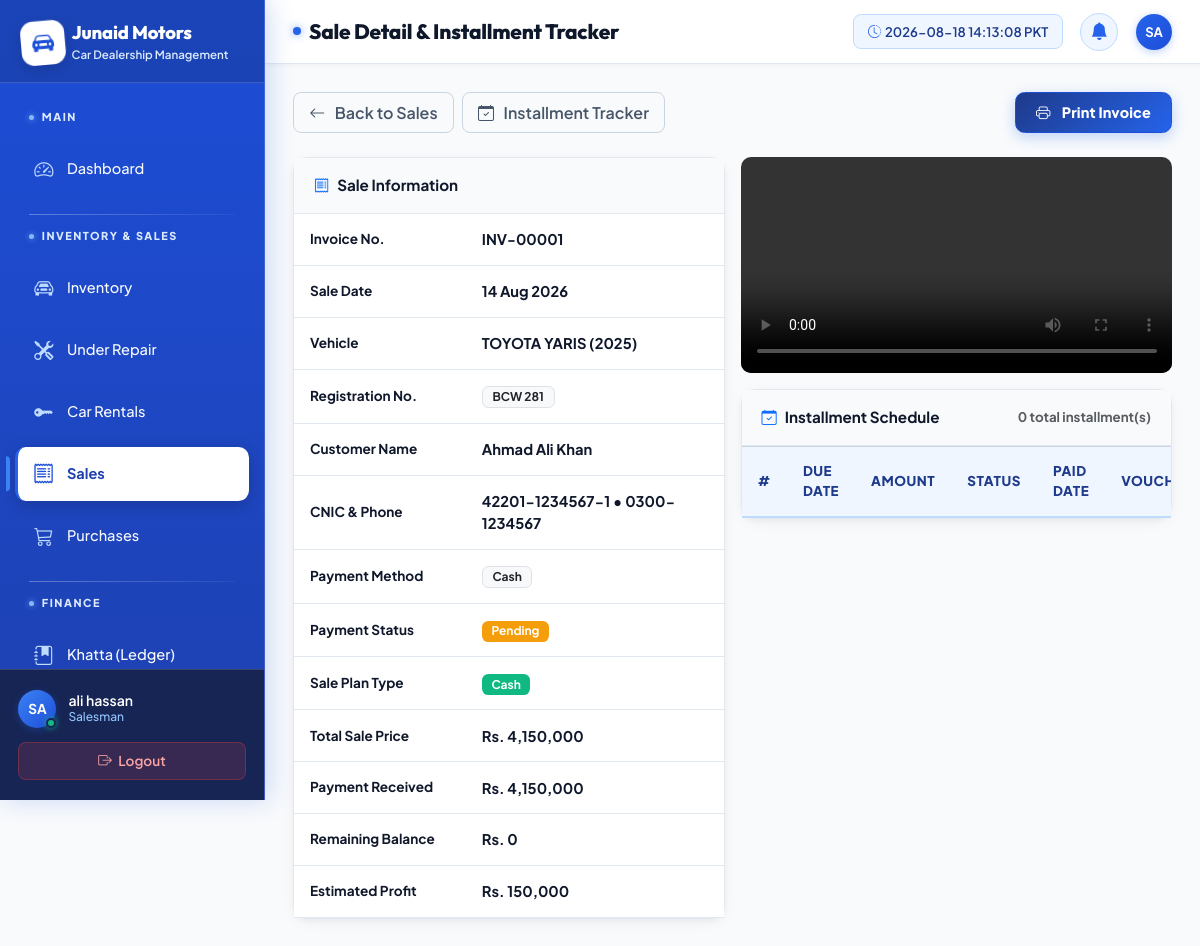
/sales/7/ (signed in), run on the app's committed database.
### apps/staff/models.py (models this page shows, shortened)
class StaffProfile(models.Model):
    ROLE_CHOICES = [
        ('admin', 'Admin'),
        ('manager', 'Manager'),
        ('salesman', 'Salesman'),
        ('accountant', 'Accountant'),
    ]
    user = models.OneToOneField(User, on_delete=models.CASCADE)
    role = models.CharField(max_length=20, choices=ROLE_CHOICES)
    phone = models.CharField(max_length=20)
    is_active = models.BooleanField(default=True)

### apps/sales/models.py (models this page shows, shortened)
class Sale(models.Model):
    PAYMENT_CHOICES = [
        ('cash', 'Cash'),
        ('installment', 'Installment'),
    ]
    PAYMENT_METHOD_CHOICES = [
        ('cash', 'Cash'),
        ('bank_transfer', 'Bank Transfer'),
        ('cheque', 'Cheque'),
    ]
    PAYMENT_STATUS_CHOICES = [
        ('paid', 'Paid'),
        ('partially_paid', 'Partially Paid'),
        ('pending', 'Pending'),
    ]
    invoice_no = models.CharField(max_length=20, unique=True, blank=True)
    car = models.ForeignKey('inventory.Car', on_delete=models.PROTECT)
    customer = models.ForeignKey('customers.Customer', on_delete=models.PROTECT)
    sale_date = models.DateField(default=django.utils.timezone.now, verbose_name="Sale Date")
    payment_type = models.CharField(max_length=20, choices=PAYMENT_CHOICES, default='cash', verbose_name="Sale Type")
    payment_method = models.CharField(max_length=20, choices=PAYMENT_METHOD_CHOICES, default='cash', verbose_name="Payment Method")
    payment_status = models.CharField(max_length=20, choices=PAYMENT_STATUS_CHOICES, default='pending', verbose_name="Payment Status")
    video = models.FileField(upload_to='sale_videos/', blank=True, null=True)
    total_amount = models.DecimalField(max_digits=12, decimal_places=2, verbose_name="Total Sale Price")
    payment_received = models.DecimalField(max_digits=12, decimal_places=2, default=0, verbose_name="Payment Received")
    down_payment = models.DecimalField(max_digits=12, decimal_places=2, default=0, verbose_name="Down Payment")
    monthly_installment = models.DecimalField(max_digits=10, decimal_places=2, default=0, verbose_name="Installment Amount")
    installment_months = models.IntegerField(default=0, verbose_name="Total Installments")
    profit = models.DecimalField(max_digits=12, decimal_places=2, default=0)
    @property
    def paid_installments_amount(self):
        if not self.pk:
            return 0
        from django.db.models import Sum
        val = self.installment_set.filter(status='paid').aggregate(Sum('amount'))['amount__sum']
        return val or 0
    @property
    def total_paid_amount(self):
        calc_paid = (self.down_payment or 0) + self.paid_installments_amount
        if self.payment_type == 'cash':
            return self.payment_received if self.payment_received > 0 else self.total_amount
        return max(self.payment_received or 0, calc_paid)
    @property
    def remaining_balance(self):
        rem = self.total_amount - self.total_paid_amount
        return rem if rem > 0 else 0

### apps/inventory/models.py (models this page shows, shortened)
class Car(models.Model):
    STATUS_CHOICES = [
        ('available', 'Available'),
        ('reserved', 'Reserved'),
        ('sold', 'Sold'),
        ('under_repair', 'Under Repair'),
    ]
    name = models.CharField(max_length=200)
    model_year = models.IntegerField()
    color = models.CharField(max_length=100)
    registration_no = models.CharField(max_length=50, unique=True)
    purchase_price = models.DecimalField(max_digits=12, decimal_places=2)
    selling_price = models.DecimalField(max_digits=12, decimal_places=2)
    status = models.CharField(max_length=20, choices=STATUS_CHOICES, default='available')
    image = models.ImageField(upload_to='cars/', blank=True, null=True)
    video = models.FileField(upload_to='car_videos/', blank=True, null=True)
    entry_date = models.DateField(auto_now_add=True)
    notes = models.TextField(blank=True)

### apps/customers/models.py (models this page shows, shortened)
class Customer(models.Model):
    name = models.CharField(max_length=200)
    cnic = models.CharField(max_length=15, unique=True)
    phone = models.CharField(max_length=20)
    address = models.TextField()
    city = models.CharField(max_length=100)
    created_at = models.DateTimeField(auto_now_add=True)

### apps/sales/views.py (the view)
# urls.py: path('<int:pk>/', views.sale_detail, name='sale_detail'),
@login_required
def sale_detail(request, pk):
    sale = get_object_or_404(Sale, pk=pk)
    installments = Installment.objects.filter(sale=sale).order_by('installment_no')
    return render(request, 'sales/detail.html', {'sale': sale, 'installments': installments})

### apps/dashboard/context_processors.py (called while the page is built)
def overdue_count(request):
    if request.user.is_authenticated:
        today = timezone.now().date()
        count = Installment.objects.filter(
            Q(status='overdue') | Q(status='pending', due_date__lt=today)
        ).count()
        return {'overdue_count': count}
    return {'overdue_count': 0}

### templates/sales/detail.html (shortened to what this page needs)
{% extends 'base.html' %}
{% load humanize %}
{% block page_title %}Sale Detail & Installment Tracker{% endblock %}
{% block content %}
<div class="d-flex align-items-center justify-content-between mb-4 flex-wrap gap-2">
  <div class="d-flex gap-2">
    <a href="{% url 'sales_list' %}" class="btn-ghost"><i class="bi bi-arrow-left me-1"></i>Back to Sales</a>
    <a href="{% url 'installment_list' %}" class="btn-ghost"><i class="bi bi-calendar-check me-1"></i>Installment Tracker</a>
  </div>
  <a href="{% url 'sale_invoice' sale.pk %}" class="btn-amber"><i class="bi bi-printer me-1"></i>Print Invoice</a>
</div>
<div class="row g-3">
  <div class="col-lg-6">
    <div class="card h-100">
      <div class="card-header"><i class="bi bi-receipt me-2 text-primary"></i>Sale Information</div>
      <div class="card-body p-0">
        <table class="table mb-0">
          <tbody>
            <tr><td style="color:var(--text-muted);font-size:0.85rem;width:40%;">Invoice No.</td><td class="fw-bold text-primary">{{ sale.invoice_no }}</td></tr>
            <tr><td style="color:var(--text-muted);font-size:0.85rem;">Sale Date</td><td>{{ sale.sale_date|date:"d M Y" }}</td></tr>
            <tr><td style="color:var(--text-muted);font-size:0.85rem;">Vehicle</td><td class="fw-bold">{{ sale.car.name }} ({{ sale.car.model_year }})</td></tr>
            <tr><td style="color:var(--text-muted);font-size:0.85rem;">Registration No.</td><td><span class="badge bg-light text-dark border">{{ sale.car.registration_no }}</span></td></tr>
            <tr><td style="color:var(--text-muted);font-size:0.85rem;">Customer Name</td><td class="fw-bold">{{ sale.customer.name }}</td></tr>
            <tr><td style="color:var(--text-muted);font-size:0.85rem;">CNIC & Phone</td><td>{{ sale.customer.cnic }} &bull; {{ sale.customer.phone }}</td></tr>
            <tr><td style="color:var(--text-muted);font-size:0.85rem;">Payment Method</td><td><span class="badge bg-light text-dark border fw-bold">{{ sale.get_payment_method_display }}</span></td></tr>
            <tr><td style="color:var(--text-muted);font-size:0.85rem;">Payment Status</td><td><span class="badge {% if sale.payment_status == 'paid' %}badge-paid{% elif sale.payment_status == 'partially_paid' %}bg-info text-white{% else %}badge-pending{% endif %}">{{ sale.get_payment_status_display }}</span></td></tr>
            <tr><td style="color:var(--text-muted);font-size:0.85rem;">Sale Plan Type</td><td><span class="badge {% if sale.payment_type == 'cash' %}badge-paid{% else %}badge-pending{% endif %}">{{ sale.get_payment_type_display }}</span></td></tr>
            <tr><td style="color:var(--text-muted);font-size:0.85rem;">Total Sale Price</td><td class="fw-bold text-primary">Rs. {{ sale.total_amount|floatformat:0|intcomma }}</td></tr>
            <tr><td style="color:var(--text-muted);font-size:0.85rem;">Payment Received</td><td class="fw-bold text-success">Rs. {{ sale.total_paid_amount|floatformat:0|intcomma }}</td></tr>
            <tr><td style="color:var(--text-muted);font-size:0.85rem;">Remaining Balance</td><td class="fw-bold text-danger">Rs. {{ sale.remaining_balance|floatformat:0|intcomma }}</td></tr>
            <tr><td style="color:var(--text-muted);font-size:0.85rem;">Estimated Profit</td><td class="text-profit fw-bold">Rs. {{ sale.profit|floatformat:0|intcomma }}</td></tr>
          </tbody>
        </table>
      </div>
    </div>
  </div>
  <div class="col-lg-6">
    {% if sale.video %}
    <div class="mb-3">
      <video controls style="width:100%;border-radius:10px;max-height:240px;object-fit:cover;">
        <source src="{{ sale.video.url }}" type="video/mp4">
      </video>
    </div>
    {% endif %}
    <div class="card">
      <div class="card-header d-flex align-items-center justify-content-between">
        <span><i class="bi bi-calendar-check me-2 text-primary"></i>Installment Schedule</span>
        <span class="text-muted small">{{ installments|length }} total installment(s)</span>
      </div>
      <div class="card-body p-0">
        <div class="table-responsive">
          <table class="table mb-0" style="font-size:0.85rem;">
            <thead>
              <tr>
                <th>#</th>
                <th>Due Date</th>
                <th>Amount</th>
                <th>Status</th>
                <th>Paid Date</th>
                <th class="text-end">Voucher</th>
              </tr>
            </thead>
          </table>
        </div>
      </div>
    </div>
  </div>
</div>
{% endblock %}

### templates/base.html (shortened to what this page needs)
{% load static %}
{% load humanize %}
<!DOCTYPE html>
<html lang="en" data-bs-theme="light">
<head>
  <link rel="stylesheet" href="https://cdn.jsdelivr.net/npm/bootstrap@5.3.3/dist/css/bootstrap.min.css">
  <link rel="stylesheet" href="https://cdn.jsdelivr.net/npm/bootstrap-icons@1.11.3/font/bootstrap-icons.min.css">
  <link rel="stylesheet" href="{% static 'css/tailwind.css' %}?v=12.0">
  <link rel="stylesheet" href="{% static 'css/custom.css' %}?v=12.0">
  <link rel="stylesheet" href="{% static 'css/animations.css' %}?v=12.0">
</head>
<body>
<nav id="sidebar">
  <div class="sidebar-logo">
    <div class="d-flex align-items-center gap-2">
      <div class="logo-icon-badge">
        <i class="bi bi-car-front-fill"></i>
      </div>
      <div>
        <h4>Junaid Motors</h4>
        <span>Car Dealership Management</span>
      </div>
    </div>
  </div>
  <div class="sidebar-nav">
    <span class="nav-section-label">Main</span>
    <a href="{% url 'dashboard' %}" class="sidebar-link {% if request.resolver_match.url_name == 'dashboard' %}active{% endif %}">
      <i class="bi bi-speedometer2"></i> <span>Dashboard</span>
    </a>
    <span class="nav-section-label">Inventory &amp; Sales</span>
    <a href="{% url 'inventory_list' %}" class="sidebar-link {% if 'inventory' in request.path and 'repair' not in request.path and 'rent' not in request.path %}active{% endif %}">
      <i class="bi bi-car-front"></i> <span>Inventory</span>
    </a>
    <a href="{% url 'repair_list' %}" class="sidebar-link {% if 'repair' in request.path %}active{% endif %}">
      <i class="bi bi-tools"></i> <span>Under Repair</span>
    </a>
    <a href="{% url 'rent_list' %}" class="sidebar-link {% if 'rent' in request.path %}active{% endif %}">
      <i class="bi bi-key-fill"></i> <span>Car Rentals</span>
    </a>
    <a href="{% url 'sales_list' %}" class="sidebar-link {% if 'sale' in request.path %}active{% endif %}">
      <i class="bi bi-receipt"></i> <span>Sales</span>
    </a>
    <a href="{% url 'purchase_list' %}" class="sidebar-link {% if 'purchase' in request.path %}active{% endif %}">
      <i class="bi bi-cart3"></i> <span>Purchases</span>
    </a>
    <span class="nav-section-label">Finance</span>
    <a href="{% url 'khatta_list' %}" class="sidebar-link {% if 'khatta' in request.path %}active{% endif %}">
      <i class="bi bi-journal-bookmark-fill"></i> <span>Khatta (Ledger)</span>
    </a>
  </div>
  <div class="sidebar-footer">
    <div class="user-info">
      <div class="avatar-container">
        <div class="avatar-circle">{{ request.user.username|upper|slice:":2" }}</div>
        <span class="status-indicator online"></span>
      </div>
      <div>
        <div class="user-name">{{ request.user.get_full_name|default:request.user.username }}</div>
        <div class="user-role">
          {% if request.user.staffprofile %}{{ request.user.staffprofile.get_role_display }}{% else %}Admin{% endif %}
        </div>
      </div>
    </div>
    <a href="{% url 'staff_logout' %}" class="btn-logout w-100 text-center d-block">
      <i class="bi bi-box-arrow-right me-1"></i> Logout
    </a>
  </div>
</nav>
<div id="main-content">
  <div id="top-navbar">
    <div class="d-flex align-items-center gap-3">
      <h1 class="page-title">{% block page_title %}Dashboard{% endblock %}</h1>
    </div>
    <div class="navbar-actions">
      <div id="live-clock-wrapper">
        <i class="bi bi-clock-history text-amber me-1"></i>
        <span id="live-clock"></span>
      </div>
      <a href="{% url 'installment_list' %}?status=overdue" class="notif-btn text-decoration-none" title="Notifications">
        <i class="bi bi-bell-fill"></i>
      </a>
      <div class="avatar-circle navbar-avatar" title="{{ request.user.username }}">{{ request.user.username|upper|slice:":2" }}</div>
    </div>
  </div>
  <div id="content-area">
    {% block content %}{% endblock %}
  </div>
</div>
</body>
</html>

### static/css/animations.css (style rules this page uses)
.card, .stat-card, .inventory-card, .lead-card, .form-section-card { transition: transform 0.25s cubic-bezier(0.4, 0, 0.2, 1), box-shadow 0.25s cubic-bezier(0.4, 0, 0.2, 1), border-color 0.25s ease; }
button, .btn, .btn-amber, .btn-primary, .btn-ghost, .btn-outline-amber, .quick-action-btn { transition: all 0.2s cubic-bezier(0.4, 0, 0.2, 1) !important; }
.table tbody tr { transition: background-color 0.18s ease, transform 0.18s ease; }

### data on the page
Sale: invoice_no "INV-00001", sale_date "14 Aug 2026", car.name "TOYOTA YARIS", car.model_year "2025", car.registration_no "BCW 281", customer.name "Ahmad Ali Khan", customer.cnic "42201-1234567-1", customer.phone "0300-1234567", payment_method "Cash", payment_status "Pending", payment_type "Cash", total_amount "4,150,000", total_paid_amount "4,150,000", remaining_balance "0", profit "150,000"

### other printed values
{{ request.user.username|upper|slice:":2" }} "SA"
{{ request.user.get_full_name|default:request.user.username }} "ali hassan"
{{ request.user.staffprofile.get_role_display }} "Salesman"
{{ installments|length }} "0"
